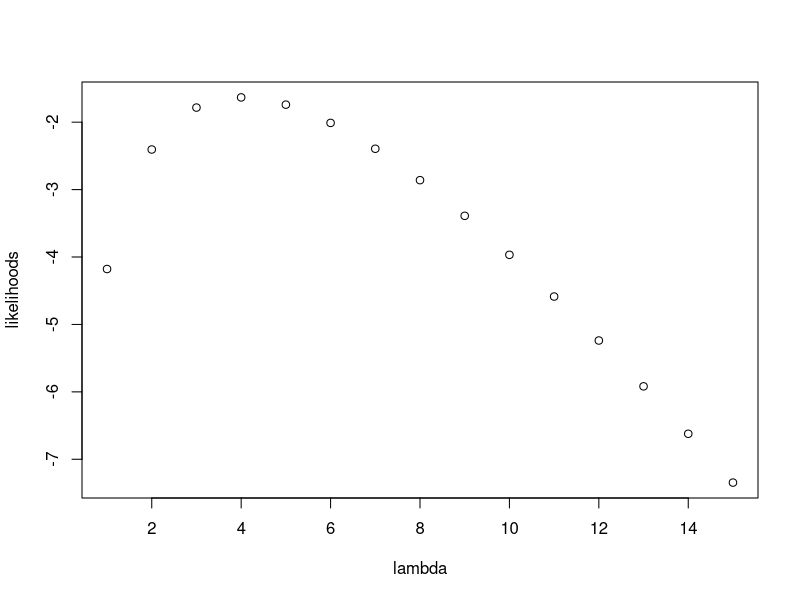

Write R code to recreate this figure.
## ---- chunk 1

## ---- chunk 2
n <- 1374
count <- 486
prop <- count/n

lower <- prop - 2.576 * sqrt((prop * (1-prop))/n)
upper <- prop + 2.576 * sqrt((prop * (1-prop))/n)

lower
upper
## ---- chunk 3
z <- (prop - .50) / sqrt((prop * (1-prop))/n)
z

pnorm(z) * 2
## ---- chunk 4
prop.test(486, 1374, alternative = "two.sided", conf.level = .99)
## ---- chunk 5
likelihoods <- c()
for (i in 1:15){
  like <- log((i^4 * 2.71828^(-i))/24)
      likelihoods <- append(likelihoods, like)
}
likelihoods
plot(likelihoods~c(1:15), xlab = "lambda")
